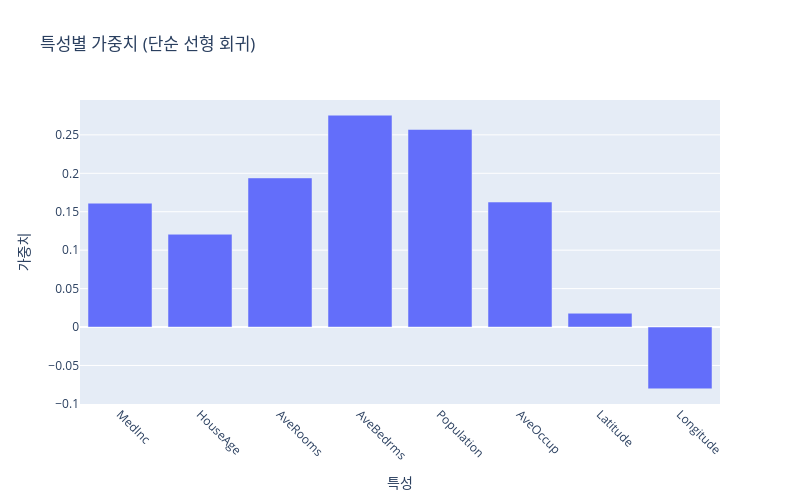

Notebook code for this chart:
### Code cell
# 가중치 시각화
fig = go.Figure(data=[
    go.Bar(x=housing.feature_names, y=weights)
])

fig.update_layout(
    title='특성별 가중치 (단순 선형 회귀)',
    xaxis_title='특성',
    yaxis_title='가중치',
    xaxis=dict(tickangle=45),
    showlegend=False,
    width=800,
    height=500
)

fig.show()

### Figure 1 — Plotly figure (JSON) as saved in the notebook; plotly's stock layout.template omitted (floating-point values rounded to 4 significant figures)
{"data": [{"type": "bar", "x": ["MedInc", "HouseAge", "AveRooms", "AveBedrms", "Population", "AveOccup", "Latitude", "Longitude"], "y": [0.1611, 0.1207, 0.194, 0.2756, 0.257, 0.1626, 0.01794, -0.08034]}], "layout": {"height": 500, "showlegend": false, "title": {"text": "특성별 가중치 (단순 선형 회귀)"}, "width": 800, "xaxis": {"tickangle": 45, "title": {"text": "특성"}}, "yaxis": {"title": {"text": "가중치"}}}}
